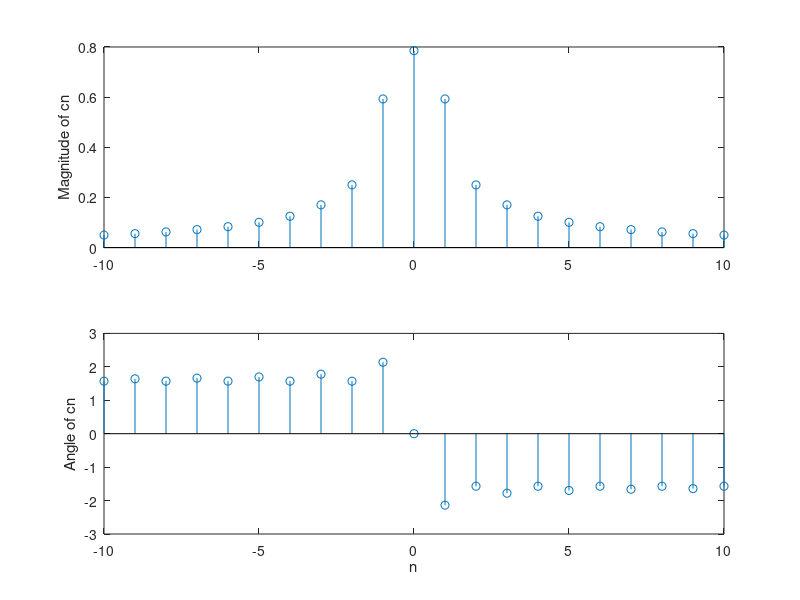

Reproduce this figure in MATLAB.
n = -10:10;
cn = (1./(2*n.^2*pi)).*((-1).^n - 1) + j*(1./(2*n)).*(-1.^n);
cn(11) = pi / 4 ; % cn = pi/4 at n = 0
subplot (2, 1, 1), stem(n, abs(cn)),
ylabel('Magnitude of cn'),
subplot (2, 1, 2), stem(n, angle(cn)),
ylabel('Angle of cn'),
xlabel('n');
